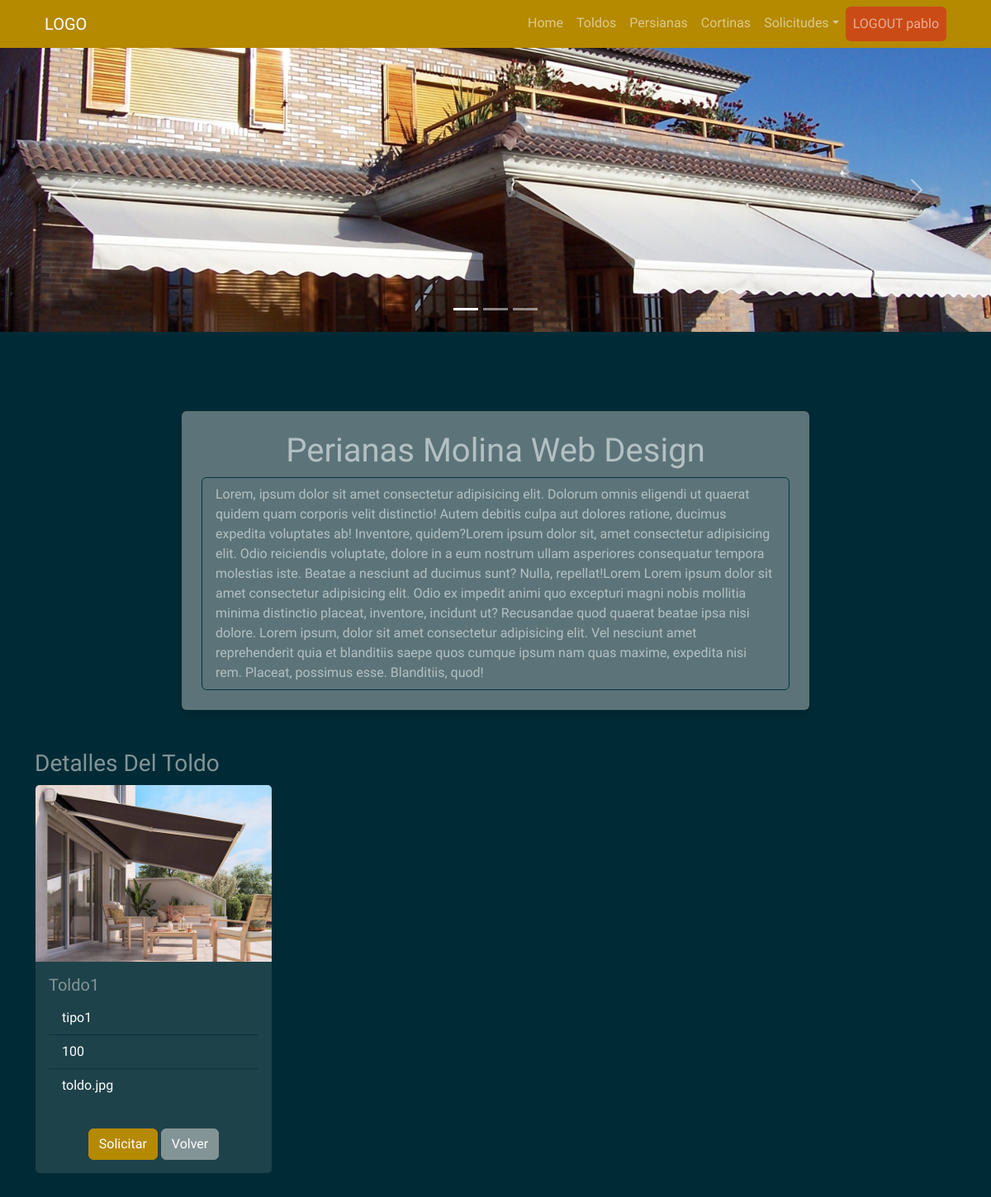
Before: /toldo_user (signed in) with the older database file.
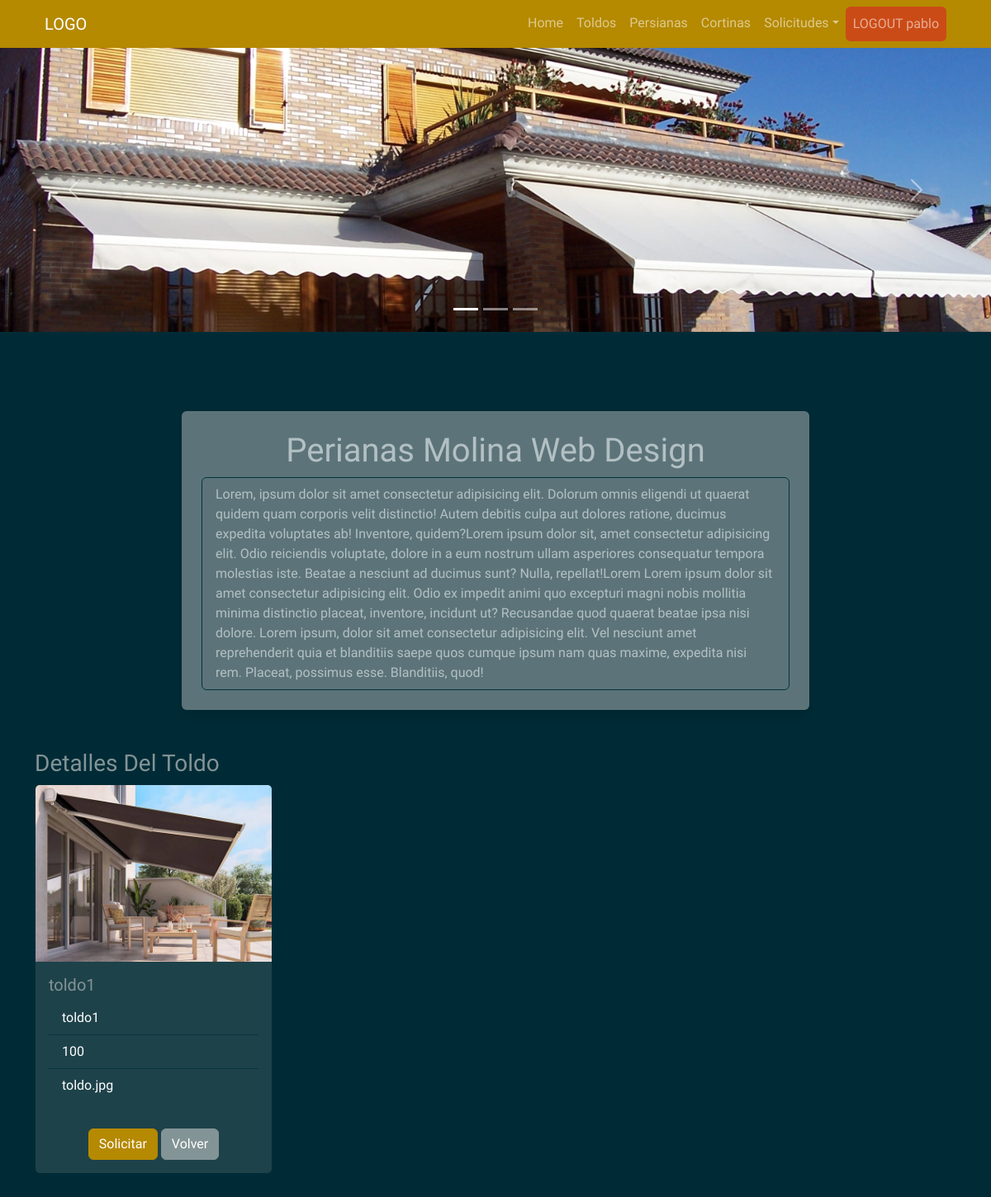
After: the same page with the newer database file.
### myapp/models.py (models this page shows)
    class Toldo(db.Model):
        __tablename__ = "Toldo"  # Nombre de la tabla que se crea
        Toldo_id = db.Column("toldo_id", db.Integer, Sequence(
            'toldo_id_seq'),  primary_key=True)
        Modelo = db.Column(db.String(20))
        Tipo = db.Column(db.String(30))
        Dimensiones = db.Column(db.String(30))
        Imagen = db.Column(db.String(30))

### myapp/views.py (the view)
    @app.route("/toldo_user", methods=["GET", "POST"])
    def toldo_user():
        list_toldo = db_access["list_toldos"]
        toldos = list_toldo()
        usuario = session['usuario']
        usu = usuario
        return render_template("user/toldos_user.html", toldos=toldos, usu=usu)

### myapp/templates/user/toldos_user.html (shortened to what this page needs)
<!DOCTYPE html>
<html>
<head>
    <link href="https://cdn.jsdelivr.net/npm/bootstrap@5.1.3/dist/css/bootstrap.min.css" rel="stylesheet"
>
    <link rel="stylesheet" href="../static/style/bootstrap.min(8).css">
    <link href="https://cdnjs.cloudflare.com/ajax/libs/font-awesome/4.0.3/css/font-awesome.css" rel="stylesheet">
</head>
<body>
    {% include 'includes/navbar_user.html' %}
    <div id="carouselExampleIndicators" class="carousel slide" data-bs-ride="carousel">
        <ol class="carousel-indicators">
            <li data-bs-target="#carouselExampleIndicators" data-bs-slide-to="0" class="active"></li>
            <li data-bs-target="#carouselExampleIndicators" data-bs-slide-to="1"></li>
            <li data-bs-target="#carouselExampleIndicators" data-bs-slide-to="2"></li>
        </ol>
        <div class="carousel-inner">
            <div class="carousel-item active">
                <img src="../static/style/img/carrousel/6.jpg" class="d-block w-100" alt="..."
                    style="max-width:100%;height:auto;">
            </div>
        </div>
        <a class="carousel-control-prev" href="#carouselExampleIndicators" role="button" data-bs-slide="prev">
            <span class="carousel-control-prev-icon" aria-hidden="true"></span>
        </a>
        <a class="carousel-control-next" href="#carouselExampleIndicators" role="button" data-bs-slide="next">
            <span class="carousel-control-next-icon" aria-hidden="true"></span>
        </a>
    </div>
    <section class="pt-5 pb-5">
        <div class="container">
            <div class="row justify-content-center mt-5">
                <div class="col-8 bg-secondary p-4 rounded shadow text-white" style="opacity: 0.7;">
                    <h1 class=" row justify-content-center ">Perianas Molina Web Design</h1>
                    <ul class="list-group">
                        <li class="list-group-item">Lorem, ipsum dolor sit amet consectetur adipisicing elit. Dolorum
                            omnis
                            eligendi ut quaerat quidem quam corporis velit distinctio! Autem debitis culpa aut dolores
                            ratione, ducimus expedita voluptates ab! Inventore, quidem?Lorem ipsum dolor sit, amet
                            consectetur adipisicing elit. Odio reiciendis voluptate, dolore in a eum nostrum ullam
                            asperiores consequatur tempora molestias iste. Beatae a nesciunt ad ducimus sunt? Nulla,
                            repellat!Lorem Lorem ipsum dolor sit amet consectetur adipisicing elit. Odio ex impedit
                            animi
                            quo excepturi magni nobis mollitia minima distinctio placeat, inventore, incidunt ut?
                            Recusandae
                            quod quaerat beatae ipsa nisi dolore. Lorem ipsum, dolor sit amet consectetur adipisicing
                            elit.
                            Vel nesciunt amet reprehenderit quia et blanditiis saepe quos cumque ipsum nam quas maxime,
                            expedita nisi rem. Placeat, possimus esse. Blanditiis, quod!</li>
                    </ul>
                </div>
            </div>
            <div class="row mt-5">
                {% for toldo in toldos %}
                <div class="col-4">
                    <p class="list-group">
                    <h3>Detalles Del Toldo</h3>
                    <div class="card" style="width: 18rem;">
                        <img src="../static/style/img/{{toldo.Imagen}}" class="card-img-top" alt="...">
                        <div class="card-body">
                            <h5 class="card-title">
                                {{toldo.Modelo}}
                            </h5>
                            <ul class="list-group list-group-flush">
                                <li class="list-group-item">
                                    {{toldo.Tipo}}
                                </li>
                                <li class="list-group-item">
                                    {{toldo.Dimensiones}}
                                </li>
                                <li class="list-group-item">
                                    {{toldo.Imagen}}
                                </li>
                            </ul>
                        </div>
                        <div class="card-body mx-auto">
                            <a class="btn btn-primary" href="/details_toldo/{{toldo.Toldo_id}}">Solicitar</a>
                            <a class="btn btn-secondary" href="#">Volver</a>
                        </div>
                    </div>
                    </p>
                </div>
                {% endfor %}
            </div>
        </div>
    </section>
</body>
</html>

### myapp/templates/includes/navbar_user.html (shortened to what this page needs)
<link href="https://cdnjs.cloudflare.com/ajax/libs/font-awesome/5.10.0/css/all.min.css" rel="stylesheet">
<div class="container-fluid bg-primary">
    <div class="container">
        <nav class="navbar navbar-expand-lg navbar-dark">
            <div class="container-fluid">
                <a class="navbar-brand" href="#">LOGO</a>
                <div class="collapse navbar-collapse" id="navbarSupportedContent">
                    <ul class="navbar-nav ms-auto mb-2 mb-lg-0">
                        <li class="nav-item">
                            <a class="nav-link " aria-current="page" href="/inicio_usu">Home</a>
                        </li>
                        <li class="nav-item">
                            <a class="nav-link" href="/toldo_user">Toldos</a>
                        </li>
                        <li class="nav-item">
                            <a class="nav-link" href="/persianas_user">Persianas</a>
                        </li>
                        <li class="nav-item">
                            <a class="nav-link" href="/cortinas_user">Cortinas</a>
                        </li>
                        <li class="nav-item dropdown">
                            <a class="nav-link dropdown-toggle" id="solicitudesDropdown" role="button" data-bs-toggle="dropdown" aria-expanded="false">Solicitudes</a>
                        </li>
                        <li class="nav-item">
                            <a href="/logout" class="nav-link  bg-warning btn" tabindex="-1"
                                aria-disabled="true">LOGOUT {{usu}}</a>
                        </li>
                    </ul>
                </div>
            </div>
        </nav>
    </div>
</div>

Changed rows visible on the page:
changed Toldo "toldo.jpg": Modelo "Toldo1" → "toldo1"; Tipo "tipo1" → "toldo1"
